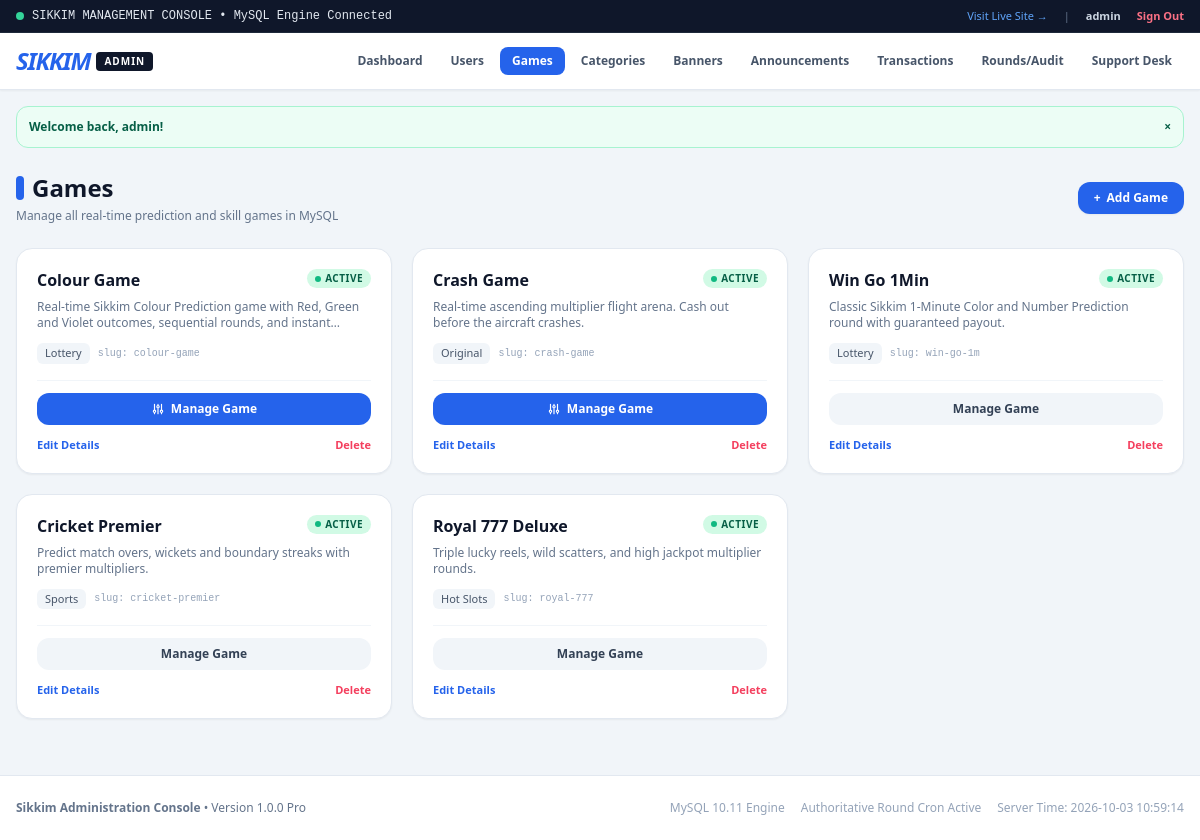
Screenshot of /admin/games.php (signed in) with the database file from the repository.
### tables this page shows
CREATE TABLE `users` (
  `id` INT AUTO_INCREMENT PRIMARY KEY,
  `username` VARCHAR(50) NOT NULL UNIQUE,
  `phone` VARCHAR(20) NOT NULL UNIQUE,
  `email` VARCHAR(100) DEFAULT NULL,
  `password_hash` VARCHAR(255) NOT NULL,
  `role` ENUM('user', 'admin') NOT NULL DEFAULT 'user',
  `status` ENUM('active', 'suspended') NOT NULL DEFAULT 'active',
  `avatar` VARCHAR(255) DEFAULT '/assets/images/avatar-default.png',
  `created_at` TIMESTAMP DEFAULT CURRENT_TIMESTAMP,
  `updated_at` TIMESTAMP DEFAULT CURRENT_TIMESTAMP ON UPDATE CURRENT_TIMESTAMP,
  INDEX `idx_users_phone` (`phone`),
  INDEX `idx_users_username` (`username`),
  INDEX `idx_users_role` (`role`)
);

CREATE TABLE `games` (
  `id` INT AUTO_INCREMENT PRIMARY KEY,
  `category_id` INT NOT NULL,
  `name` VARCHAR(100) NOT NULL,
  `slug` VARCHAR(100) NOT NULL UNIQUE,
  `image` VARCHAR(255) NOT NULL,
  `description` TEXT DEFAULT NULL,
  `status` ENUM('active', 'inactive') NOT NULL DEFAULT 'active',
  `display_order` INT NOT NULL DEFAULT 0,
  `is_recommended` TINYINT(1) NOT NULL DEFAULT 0,
  `config_json` TEXT DEFAULT NULL,
  `created_at` TIMESTAMP DEFAULT CURRENT_TIMESTAMP,
  `updated_at` TIMESTAMP DEFAULT CURRENT_TIMESTAMP ON UPDATE CURRENT_TIMESTAMP,
  FOREIGN KEY (`category_id`) REFERENCES `categories`(`id`) ON DELETE CASCADE,
  INDEX `idx_games_slug` (`slug`),
  INDEX `idx_games_rec` (`is_recommended`),
  INDEX `idx_games_status` (`status`),
  INDEX `idx_games_order` (`display_order`)
);

CREATE TABLE `categories` (
  `id` INT AUTO_INCREMENT PRIMARY KEY,
  `name` VARCHAR(50) NOT NULL,
  `slug` VARCHAR(50) NOT NULL UNIQUE,
  `icon` VARCHAR(255) NOT NULL,
  `display_order` INT NOT NULL DEFAULT 0,
  `status` ENUM('active', 'inactive') NOT NULL DEFAULT 'active',
  `created_at` TIMESTAMP DEFAULT CURRENT_TIMESTAMP,
  INDEX `idx_cat_order` (`display_order`),
  INDEX `idx_cat_status` (`status`)
);

### includes/auth.php (called while the page is built, shortened)
<?php
function isLoggedIn(): bool {
    return isset($_SESSION['user_id']) && !empty($_SESSION['user_id']);
}
function getCurrentUserId(): ?int {
    return $_SESSION['user_id'] ?? null;
}
function getCurrentUser(): ?array {
    $uid = getCurrentUserId();
    $pdo = getDB();
    $stmt = $pdo->prepare("
        SELECT u.id, u.username, u.phone, u.email, u.role, u.status, u.avatar, u.created_at,
               COALESCE(w.balance, 0.00) as balance,
               COALESCE(w.bonus_balance, 0.00) as bonus_balance,
               COALESCE(w.total_deposited, 0.00) as total_deposited,
               COALESCE(w.total_withdrawn, 0.00) as total_withdrawn
        FROM `users` u
        LEFT JOIN `wallets` w ON u.id = w.user_id
        WHERE u.id = :id AND u.status = 'active'
        LIMIT 1
    ");
    $stmt->execute([':id' => $uid]);
    $user = $stmt->fetch();
    return $user ?: null;
}
function requireAdmin(): array {
    $user = getCurrentUser();
    return $user;
}
function e(?string $string): string {
    return htmlspecialchars($string ?? '', ENT_QUOTES, 'UTF-8');
}
function getFlash(): ?array {
    if (isset($_SESSION['flash'])) {
        $flash = $_SESSION['flash'];
        return $flash;
    }
    return null;
}

### admin/games.php (the view, shortened to what this page needs)
<?php
require_once __DIR__ . '/includes/admin_header.php';
$pdo = getDB();
$action = trim($_GET['action'] ?? 'list');
$games = $pdo->query("
    SELECT g.*, c.name as category_name
    FROM `games` g
    LEFT JOIN `categories` c ON g.category_id = c.id
    ORDER BY g.display_order ASC, g.id DESC
")->fetchAll();
?>
<div class="w-full mb-6 flex flex-col sm:flex-row sm:items-center justify-between gap-4">
    <div>
        <h1 class="text-xl sm:text-2xl font-black text-slate-900 flex items-center gap-2">
            <span class="w-2 h-6 bg-blue-600 rounded-full inline-block"></span>
            Games
        </h1>
        <p class="text-xs text-slate-500 mt-1">Manage all real-time prediction and skill games in MySQL</p>
    </div>
    <div>
        <?php if ($action === 'create' || $action === 'edit'): ?>
            <a href="/admin/games.php" class="px-4 py-2 bg-slate-200 text-slate-700 rounded-xl text-xs font-bold hover:bg-slate-300 transition">
                &larr; Back to Games
            </a>
        <?php else: ?>
            <a href="/admin/games.php?action=create" class="px-4 py-2 bg-blue-600 hover:bg-blue-700 text-white rounded-xl text-xs font-bold transition shadow-sm inline-flex items-center gap-1.5">
                <span>+</span> Add Game
            </a>
        <?php endif; ?>
    </div>
</div>
<div class="w-full mb-8">
    <div class="grid grid-cols-1 sm:grid-cols-2 md:grid-cols-3 gap-5">
        <?php foreach ($games as $g): ?>
            <div class="bg-white rounded-2xl border border-slate-200 shadow-sm p-5 flex flex-col justify-between hover:shadow-md transition">
                <div>
                    <div class="flex items-start justify-between gap-3 mb-2">
                        <h3 class="font-black text-slate-900 text-base leading-snug">
                            <?= e($g['name']) ?>
                        </h3>
                        <span class="inline-flex items-center px-2 py-0.5 rounded-full text-[10px] font-black uppercase tracking-wider <?= $g['status'] === 'active' ? 'bg-emerald-100 text-emerald-800' : 'bg-rose-100 text-rose-800' ?>">
                            <span class="w-1.5 h-1.5 rounded-full mr-1 <?= $g['status'] === 'active' ? 'bg-emerald-500' : 'bg-rose-500' ?>"></span>
                            <?= e($g['status']) ?>
                        </span>
                    </div>
                    <p class="text-xs text-slate-500 line-clamp-2 mb-3">
                        <?= e($g['description'] ?: 'Official Sikkim prediction round with live timer and authoritative database outcomes.') ?>
                    </p>
                    <div class="flex items-center gap-2 text-[11px] text-slate-400 mb-4">
                        <span class="bg-slate-100 px-2 py-0.5 rounded-md font-medium text-slate-600"><?= e($g['category_name'] ?? 'Game') ?></span>
                        <span class="font-mono text-[10px]">slug: <?= e($g['slug']) ?></span>
                    </div>
                </div>
                <div class="pt-3 border-t border-slate-100 flex flex-col gap-2">
                    <?php if ($g['slug'] === 'colour-game'): ?>
                        <a href="/admin/colour-game.php" class="w-full py-2 bg-blue-600 hover:bg-blue-700 text-white font-bold rounded-xl text-xs text-center shadow-xs transition flex items-center justify-center gap-1.5">
                            <svg class="w-3.5 h-3.5" fill="none" stroke="currentColor" viewBox="0 0 24 24"><path stroke-linecap="round" stroke-linejoin="round" stroke-width="2" d="M12 6V4m0 2a2 2 0 100 4m0-4a2 2 0 110 4m-6 8a2 2 0 100-4m0 4a2 2 0 110-4m0 4v2m0-6V4m6 6v10m6-2a2 2 0 100-4m0 4a2 2 0 110-4m0 4v2m0-6V4"/></svg>
                            Manage Game
                        </a>
                    <?php elseif ($g['slug'] === 'crash-game' || $g['slug'] === 'aviator-blast'): ?>
                        <a href="/admin/crash-game.php" class="w-full py-2 bg-blue-600 hover:bg-blue-700 text-white font-bold rounded-xl text-xs text-center shadow-xs transition flex items-center justify-center gap-1.5">
                            <svg class="w-3.5 h-3.5" fill="none" stroke="currentColor" viewBox="0 0 24 24"><path stroke-linecap="round" stroke-linejoin="round" stroke-width="2" d="M12 6V4m0 2a2 2 0 100 4m0-4a2 2 0 110 4m-6 8a2 2 0 100-4m0 4a2 2 0 110-4m0 4v2m0-6V4m6 6v10m6-2a2 2 0 100-4m0 4a2 2 0 110-4m0 4v2m0-6V4"/></svg>
                            Manage Game
                        </a>
                    <?php else: ?>
                        <a href="/admin/rounds.php" class="w-full py-2 bg-slate-100 hover:bg-slate-200 text-slate-700 font-bold rounded-xl text-xs text-center transition flex items-center justify-center gap-1.5">
                            Manage Game
                        </a>
                    <?php endif; ?>
                    <div class="flex items-center justify-between text-xs pt-1">
                        <a href="/admin/games.php?action=edit&id=<?= $g['id'] ?>" class="text-blue-600 hover:underline font-bold text-[11px]">
                            Edit Details
                        </a>
                        <form method="POST" action="/admin/games.php" onsubmit="return confirm('Delete this game record?');" class="inline">
                            <button type="submit" class="text-rose-500 hover:underline font-bold text-[11px]">
                                Delete
                            </button>
                        </form>
                    </div>
                </div>
            </div>
        <?php endforeach; ?>
    </div>
</div>
<?php require_once __DIR__ . '/includes/admin_footer.php'; ?>

### admin/includes/admin_header.php (shortened to what this page needs)
<?php
require_once __DIR__ . '/../../includes/auth.php';
$adminUser = requireAdmin();
$currentAdminUri = parse_url($_SERVER['REQUEST_URI'], PHP_URL_PATH);
?>
<!DOCTYPE html>
<html lang="en">
<head>
    <script src="https://cdn.tailwindcss.com"></script>
    <link rel="stylesheet" href="/assets/css/style.css">
</head>
<body class="bg-slate-100 text-slate-800 antialiased min-h-screen flex flex-col font-sans">
    <div class="bg-slate-900 text-slate-200 text-xs py-2 px-4 border-b border-slate-800">
        <div class="max-w-7xl mx-auto flex items-center justify-between">
            <div class="flex items-center gap-2 font-mono">
                <span class="w-2 h-2 rounded-full bg-emerald-400"></span>
                <span>SIKKIM MANAGEMENT CONSOLE • MySQL Engine Connected</span>
            </div>
            <div class="flex items-center gap-4 text-[11px]">
                <a href="/" target="_blank" class="text-blue-400 hover:text-white transition">Visit Live Site &rarr;</a>
                <span class="text-slate-500">|</span>
                <span class="text-slate-300 font-bold"><?= e($adminUser['username']) ?></span>
                <a href="/logout.php" class="text-rose-400 hover:text-rose-300 font-bold">Sign Out</a>
            </div>
        </div>
    </div>
    <header class="w-full bg-white border-b border-slate-200 shadow-sm">
        <div class="max-w-7xl mx-auto px-4 py-3">
            <div class="flex flex-col md:flex-row md:items-center justify-between gap-3">
                <div class="flex items-center gap-3">
                    <a href="/admin/" class="flex items-center gap-1.5">
                        <span class="text-2xl font-black italic tracking-tighter text-blue-600"><i>S</i>IKKIM</span>
                        <span class="text-[10px] font-black uppercase bg-slate-900 text-white px-2 py-0.5 rounded tracking-widest">Admin</span>
                    </a>
                </div>
                <nav class="flex flex-wrap items-center gap-1 text-xs font-bold">
                    <a href="/admin/" class="px-3 py-1.5 rounded-lg transition <?= $currentAdminUri === '/admin/' || $currentAdminUri === '/admin/index.php' ? 'bg-blue-600 text-white' : 'text-slate-600 hover:bg-slate-100' ?>">
                        Dashboard
                    </a>
                    <a href="/admin/users.php" class="px-3 py-1.5 rounded-lg transition <?= strpos($currentAdminUri, 'users.php') !== false ? 'bg-blue-600 text-white' : 'text-slate-600 hover:bg-slate-100' ?>">
                        Users
                    </a>
                    <a href="/admin/games.php" class="px-3 py-1.5 rounded-lg transition <?= strpos($currentAdminUri, 'games.php') !== false ? 'bg-blue-600 text-white' : 'text-slate-600 hover:bg-slate-100' ?>">
                        Games
                    </a>
                    <a href="/admin/categories.php" class="px-3 py-1.5 rounded-lg transition <?= strpos($currentAdminUri, 'categories.php') !== false ? 'bg-blue-600 text-white' : 'text-slate-600 hover:bg-slate-100' ?>">
                        Categories
                    </a>
                    <a href="/admin/banners.php" class="px-3 py-1.5 rounded-lg transition <?= strpos($currentAdminUri, 'banners.php') !== false ? 'bg-blue-600 text-white' : 'text-slate-600 hover:bg-slate-100' ?>">
                        Banners
                    </a>
                    <a href="/admin/announcements.php" class="px-3 py-1.5 rounded-lg transition <?= strpos($currentAdminUri, 'announcements.php') !== false ? 'bg-blue-600 text-white' : 'text-slate-600 hover:bg-slate-100' ?>">
                        Announcements
                    </a>
                    <a href="/admin/transactions.php" class="px-3 py-1.5 rounded-lg transition <?= strpos($currentAdminUri, 'transactions.php') !== false ? 'bg-blue-600 text-white' : 'text-slate-600 hover:bg-slate-100' ?>">
                        Transactions
                    </a>
                    <a href="/admin/rounds.php" class="px-3 py-1.5 rounded-lg transition <?= strpos($currentAdminUri, 'rounds.php') !== false ? 'bg-blue-600 text-white' : 'text-slate-600 hover:bg-slate-100' ?>">
                        Rounds/Audit
                    </a>
                    <a href="/admin/support.php" class="px-3 py-1.5 rounded-lg transition <?= strpos($currentAdminUri, 'support.php') !== false ? 'bg-blue-600 text-white' : 'text-slate-600 hover:bg-slate-100' ?>">
                        Support Desk
                    </a>
                </nav>
            </div>
        </div>
    </header>
    <?php $flash = getFlash(); if ($flash): ?>
        <div class="max-w-7xl mx-auto px-4 mt-4 w-full">
            <div class="rounded-xl p-3 text-xs font-bold flex items-center justify-between <?= $flash['type'] === 'success' ? 'bg-emerald-50 text-emerald-800 border border-emerald-200' : 'bg-rose-50 text-rose-800 border border-rose-200' ?>">
                <span><?= e($flash['message']) ?></span>
                <button onclick="this.parentElement.remove()" class="text-xs">&times;</button>
            </div>
        </div>
    <?php endif; ?>
    <main class="flex-1 w-full max-w-7xl mx-auto px-4 py-6">

### assets/css/style.css (style rules this page uses)
html, body { overflow-x: hidden; scroll-behavior: smooth; }

### rows the page displays
users: username "admin"
games: name "Colour Game", status "ACTIVE", description "Real-time Sikkim Colour Prediction game with Red, Green and Violet outcomes, sequential rounds, and…", category.name "Lottery", slug "colour-game", shows "Manage Game"
games: name "Crash Game", status "ACTIVE", description "Real-time ascending multiplier flight arena. Cash out before the aircraft crashes.", category.name "Original", slug "crash-game", shows "Manage Game"
games: name "Win Go 1Min", status "ACTIVE", description "Classic Sikkim 1-Minute Color and Number Prediction round with guaranteed payout.", category.name "Lottery", slug "win-go-1m", shows "Manage Game"
games: name "Cricket Premier", status "ACTIVE", description "Predict match overs, wickets and boundary streaks with premier multipliers.", category.name "Sports", slug "cricket-premier", shows "Manage Game"
games: name "Royal 777 Deluxe", status "ACTIVE", description "Triple lucky reels, wild scatters, and high jackpot multiplier rounds.", category.name "Hot Slots", slug "royal-777", shows "Manage Game"

### other values shown
$flash['message'] "Welcome back, admin!"
